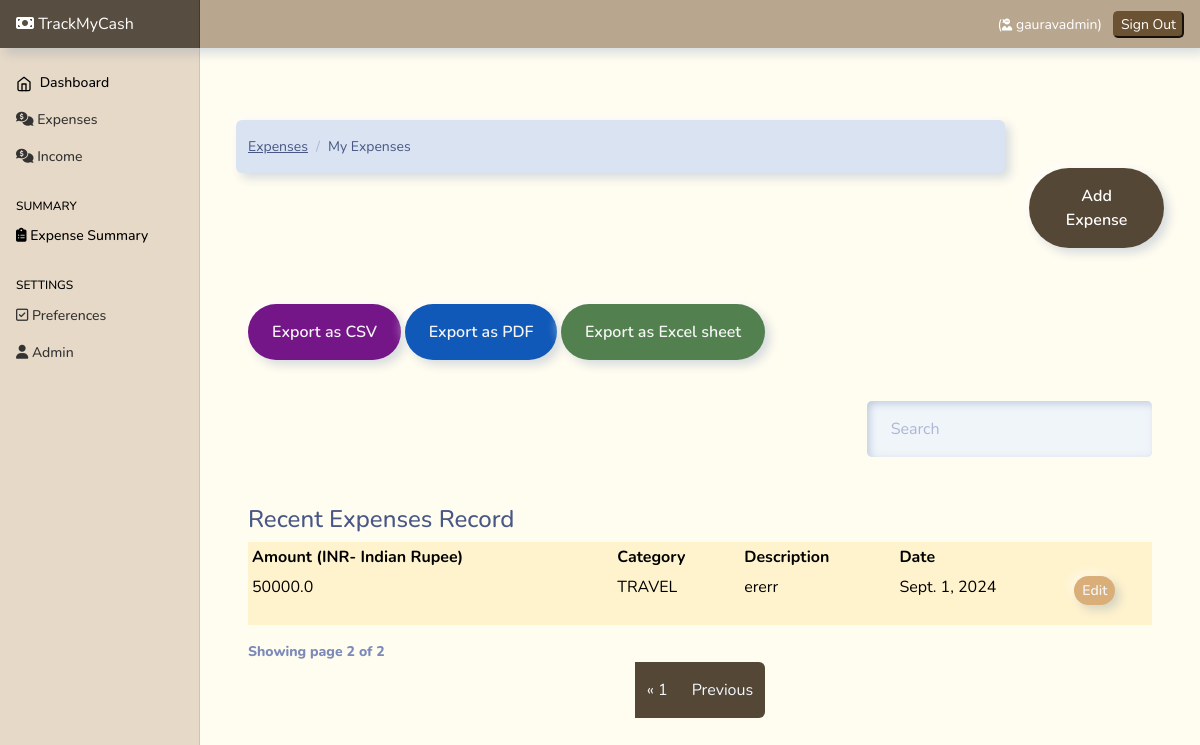
Screenshot of /?page=2 (signed in) with the database file from the repository.
### userpreferences/models.py (models this page shows, shortened)
class UserPreferences(models.Model):
    user=models.OneToOneField(to=User , on_delete=models.CASCADE)
    currency=models.CharField(max_length=250, blank=True , default="null" ,  null=True )

### Expenses/models.py (models this page shows, shortened)
class Expense(models.Model):
    amount=models.FloatField()
    date=models.DateField(default=now)
    description=models.TextField()
    owner=models.ForeignKey(to=User , on_delete=models.CASCADE)
    category=models.CharField( max_length=250)
    class Meta:
        ordering:['-date']

### Expenses/views.py (the view)
# urls.py: path('', views.index , name="home"),
@login_required(login_url="auth/login")
def index(request):
    currency=UserPreferences.objects.get(user=request.user).currency
    expense=Expense.objects.filter(owner=request.user)
    paginator=Paginator(expense , 2)
    page_number=request.GET.get('page')
    page_obj=Paginator.get_page(paginator,page_number)
    context={
        'expenses':expense,
        'page_obj':page_obj,
        'currency':currency
    }
    return render(request, 'expenses/index.html' , context)

### templates/expenses/index.html (shortened to what this page needs)
{% extends "base.html" %}
{% load static %}
{% block content %}
<div class="container mt-4">
    <div class="row">
      <div class="col-md-10">
        <nav aria-label="breadcrumb">
          <ol class="breadcrumb">
            <li class="breadcrumb-item">
              <a href="">Expenses</a>
            </li>
            <li class="breadcrumb-item active" aria-current="page">
              My Expenses
            </li>
          </ol>
        </nav>
      </div>
      <div class="col-md-2 mt-5 mb-5"  >
        <a href="{% url 'add-expense'%}" class="btn btn-primary" style="background-color: rgb(85, 71, 54);color:white;"  >Add Expense</a>
      </div>
      <br><br>
    </div>
    <div class="container">
        {% include 'partials/messages.html' %} {% if expenses.count %}
        <div class="row">
          <div class="col-md-8 "  >
            <a class="btn btn-secondary mt-2"  href="{% url 'export-csv' %}"  style="background-color: rgb(117, 22, 136); color: whitesmoke;" >Export as CSV</a>
            <a  class="btn btn-secondary mt-2" href="{% url 'export-pdf' %}" style="background-color: rgb(17, 89, 184); color: whitesmoke;" >Export as PDF</a>
            <a  class="btn btn-secondary mt-2" href="{% url 'export-excel' %}" style="background-color: rgb(83, 128, 79); color: whitesmoke;" >Export as Excel sheet </a>
          </div>
          <br><br>
          <div class="col-md-4">
           <br><br> <br><br><br>
            <div class="form-group">
              <input type="text" class="form-control" id="searchField" placeholder="Search" style="  border-radius: 5px;">
            </div>
          </div>
        </div>
    <div class="app-table table-responsive mt-5" >
      <caption><h4>Recent Expenses Record</h4></caption>
      <table class="table table-hover  table-sm  table-bordered table-warning">
        <thead class="thead-dark" >
          <tr>
            <th >Amount ({{currency}})</th>
            <th >Category</th>
            <th >Description</th>
            <th >Date</th>
            <th ></th>
          </tr>
        </thead>
        <tbody class="">
          {% for expense in page_obj%}
          <tr>
            <td>{{expense.amount}}</td>
            <td>{{expense.category}}</td>
            <td>{{expense.description}}</td>
            <td>{{expense.date}}</td>
            <td>
              <a
                href="{% url 'expense-edit' expense.id  %}"
                class="btn btn-secondary btn-sm mb-3" style="background-color: rgb(218, 174, 121);color:whitesmoke;"
                >Edit</a
              >
            </td>
          </tr>
          {% endfor %}
        </tbody>
      </table>
    </div>
        <div class="pagination-container">
        <div class="" style="font-weight: 800;">
          Showing page {{page_obj.number}} of {{ page_obj.paginator.num_pages }}
        </div>
        <ul  class="pagination align-right float-right mr-auto" style="background-color: rgb(255, 252, 240); box-shadow: none;" >
          {% if page_obj.has_previous %}
          <li {% if page_obj.number == 1 %} class="page-item active" {% endif %}><a  style="background-color:  rgb(85, 71, 54); color:aliceblue;"   class="page-link" href="?page=1">&laquo; 1</a></li>
          <li class="page-item"> <a  style="background-color: rgb(85, 71, 54) ;  color:aliceblue;" class="page-link" href="?page={{ page_obj.previous_page_number }}">Previous</a></li>
          {% endif %}
          </ul>
        {% else %}
        <p class="no-results" style="display: block; ;" >No results  found</p>
        {% endif %}
      </div>
    </div>
    </div>
{% endblock content %}

### templates/base.html (shortened to what this page needs)
{% load static %}
<html lang="en">
  <head>
    <link href="https://cdn.jsdelivr.net/npm/bootstrap@5.0.2/dist/css/bootstrap.min.css" rel="stylesheet">
    <link rel="stylesheet" href="https://cdnjs.cloudflare.com/ajax/libs/font-awesome/6.4.2/css/all.min.css"
 />
<link href= {% static 'css/bootstrap.min.css'%} rel="stylesheet" >
<link href= {% static 'css/main.css'%} rel="stylesheet" >
    <link href= {% static 'css/dashboard.css'%} rel="stylesheet">
  </head>
  <body style="background-color: rgb(255, 252, 240);">
<header class="navbar navbar-dark sticky-top  flex-md-nowrap p-0 shadow mb-5" style="background-color: rgb(184, 166, 142); box-shadow: 5px 10px 5px #e2e2e2; ">
  <a style="background-color: rgb(87, 78, 65);  " class="navbar-brand col-md-3 col-lg-2 me-0 px-3" href="/"><i class="fa-solid fa-money-bill"></i> TrackMyCash</a>
  <div class="navbar-nav" >
    <div class="nav-item text-nowrap">
      <ul
      class="navbar-nav px-3 "
      style="display: flex; flex-direction: row; align-items: center;"
    >
      <li class="nav-item text-nowrap mt-3 ml-2 mr-5">
        {% if user.is_authenticated %}
        <li class="nav-item text-nowrap">
          <span class="nav-link" style="color: white;">
            (<i style="font-size: 12px;" class="fa-solid fa-user-ninja"></i> {{request.user}})
          </span>
        </li>
        <a href="{% url  'logout' %}"  style="text-decoration: none;">
          <input
            class="text text-capitalize"
            type="submit"
            value="Sign out"
            style="background-color: rgb(107, 82, 51); border-radius: 5px; border-color:rgb(107, 82, 51); color: white;"
          />
        </a>
        {% endif %}
      </li>
    </ul>
    </div>
  </div>
</header>
<div class="container-fluid">
  <div class="row">
     {% include "partials/sidebar.html" %}
    <main class="col-md-9 ms-sm-auto col-lg-10 px-md-4">
     {% block content %}
     {% endblock content %}
    </main>
  </div>
</div>
  </body>
</html>

### static/css/dashboard.css (style rules this page uses)
body { font-size: .875rem; }
.navbar-brand { padding-top: .75rem; padding-bottom: .75rem; font-size: 1rem; background-color: rgba(0, 0, 0, .25); box-shadow: inset -1px 0 0 rgba(0, 0, 0, .25); }

### rows the page displays
UserPreferences: currency "INR- Indian Rupee"
Expense: amount "50000.0", category "TRAVEL", description "ererr", date "Sept. 1, 2024"

### other values shown
{{ request.user }} "gauravadmin"
{{ page_obj.number }} "2"
{{ page_obj.paginator.num_pages }} "2"
